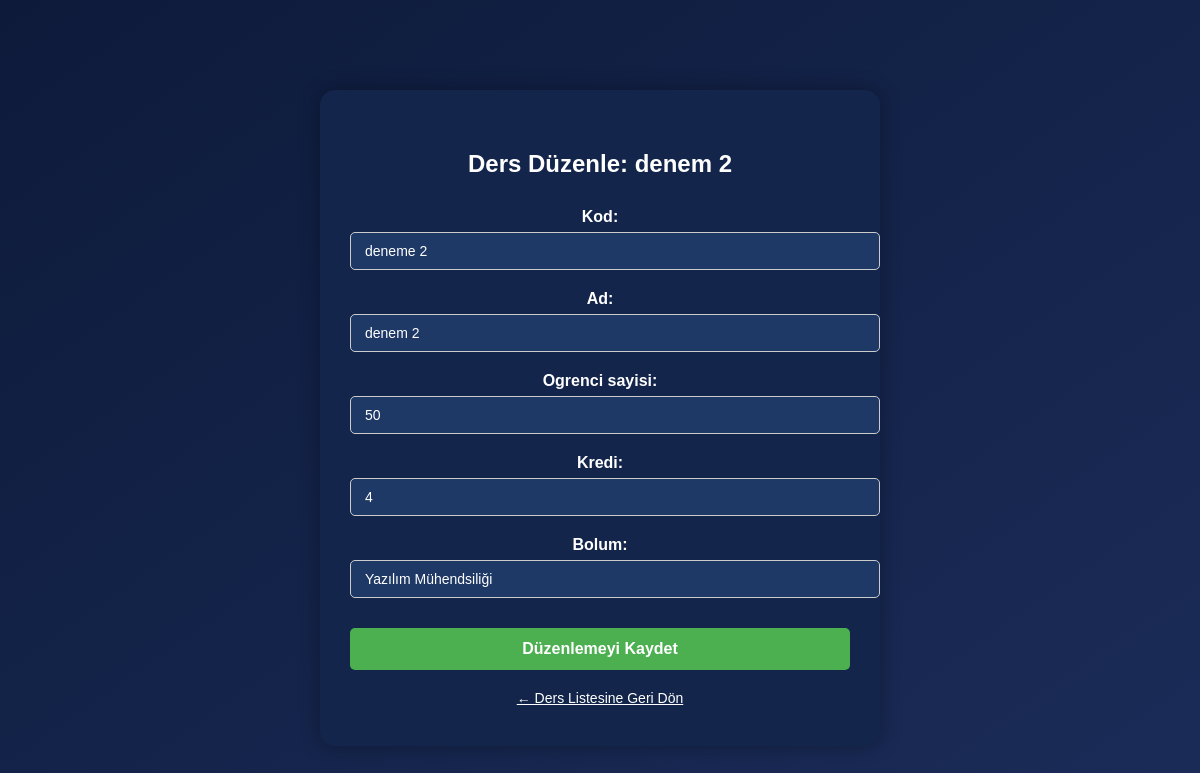
The page /uni/ders/duzenle/7/ (signed in) on the database as committed earlier.
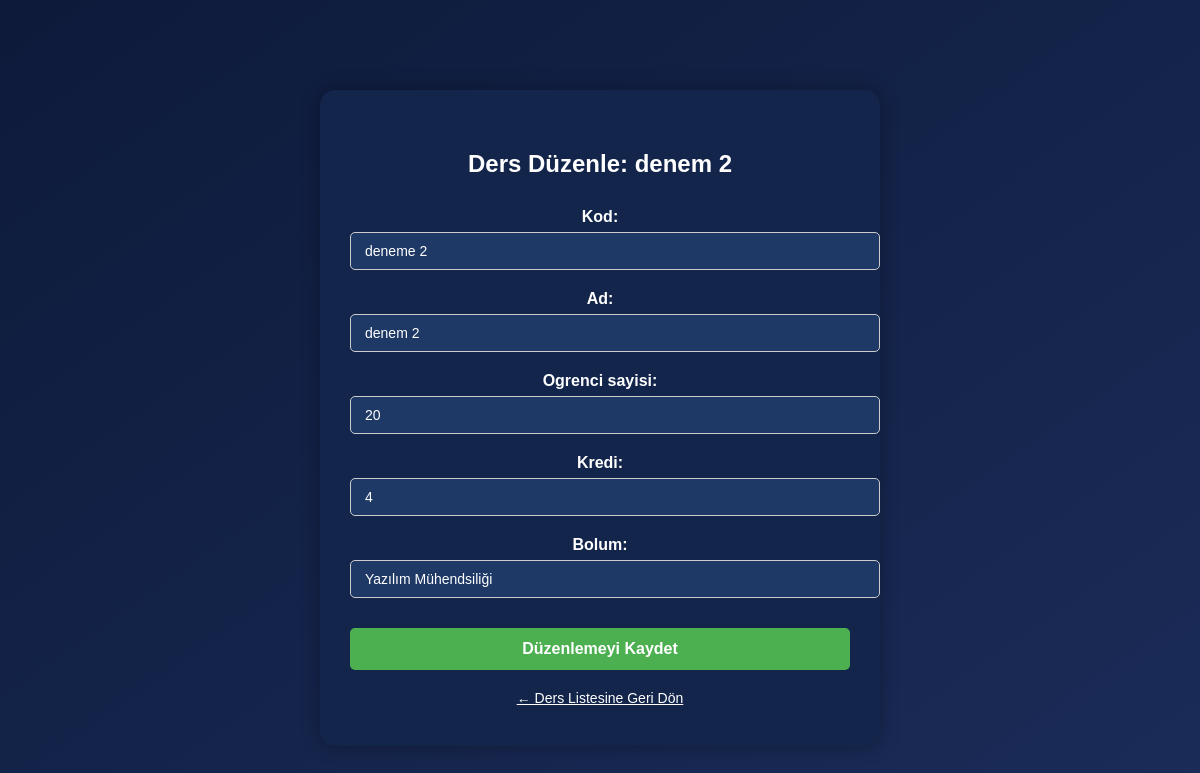
The same page on the database as committed later.
### uni/models.py (models this page shows, shortened)
class Ders(models.Model):
    kod = models.CharField(max_length=10, unique=True)
    ad = models.CharField(max_length=100)
    ogrenci_sayisi = models.IntegerField(default=0)
    kredi = models.IntegerField()
    bolum = models.CharField(max_length=100)

### uni/views.py (the view)
# urls.py: path('ders/duzenle/<int:ders_id>/', ders_duzenle, name='ders_duzenle'),
@login_required
def ders_duzenle(request, ders_id):
    ders = get_object_or_404(Ders, pk=ders_id)
    if request.method == 'POST':
        form = DersDuzenleForm(request.POST, instance=ders)
        if form.is_valid():
            form.save()
            return redirect('ders_listesi')
    else:
        form = DersDuzenleForm(instance=ders)
    return render(request, 'duzenle_ders.html', {'form': form, 'ders': ders})

### uni/forms.py
class DersDuzenleForm(forms.ModelForm):
    class Meta:
        model = Ders
        fields = ['kod', 'ad', 'ogrenci_sayisi','kredi','bolum']

### uni/templates/duzenle_ders.html (shortened to what this page needs)
{% extends "base.html" %}
{% block content %}
<div class="form-box">
    <h2>Ders Düzenle: {{ ders.ad }}</h2>
    <form method="POST">
        {{ form.as_p }}
        <button type="submit" class="btn-save">Düzenlemeyi Kaydet</button>
    </form>
    <a href="{% url 'ders_listesi' %}" class="btn-back">← Ders Listesine Geri Dön</a>
</div>
{% endblock %}

Rows that differ between the two databases and show on the page:
changed Ders "denem 2": ogrenci_sayisi "50" → "20"
